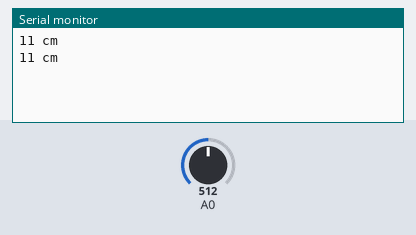
The sketch below on a simulated Arduino Uno, built with avr-gcc and run on an emulated ATmega328P. Shown: the last lines printed to the serial monitor. The test bench sets the inputs (shaded band); at power-on: A0 = 512.

Above: at 1.8 s.
1.9 s: A0 set to 716
At 2.6 s:
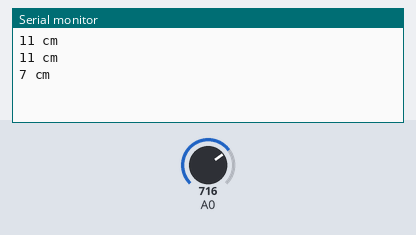
3.4 s: A0 set to 900
At 4.8 s:
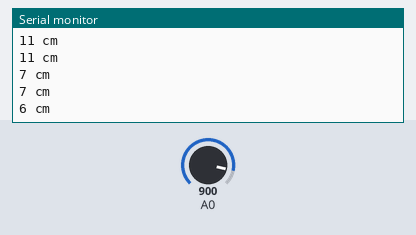
Timing chart, 0 to 6.4 s (numbered marks = the images above; inputs shaded):
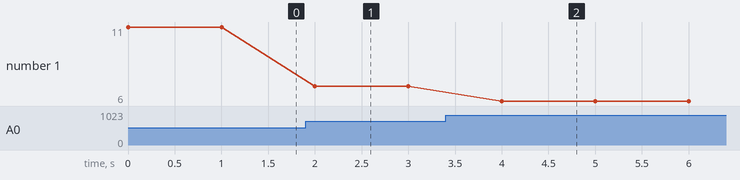

The sketch:

8IFSpec2.ino
```cpp
int distance = 0;

void setup() {
  // put your setup code here, to run once:
Serial.begin(9600);

}

void loop() {
  // put your main code here, to run repeatedly:
int volt = map(analogRead(A0),0,1023,0,5000);
//distance = (27.61/(volt-0.1696))*1000;//empirical equation
//distance = (27.61/(volt-0.1697))*1000;
distance = (27.62/(volt-0.1696))*1000;
Serial.print(distance);
Serial.println(" cm");
delay(1000);
}
```

Measured:
- after the input at 1.9 s, the serial monitor: prints a new line after 0.10 s (image 1)
- after the input at 3.4 s, the serial monitor: prints a new line after 0.60 s (image 2)
- plotted number 1: 11 → 7 after the input at 1.9 s, 7 → 6 after the input at 3.4 s
